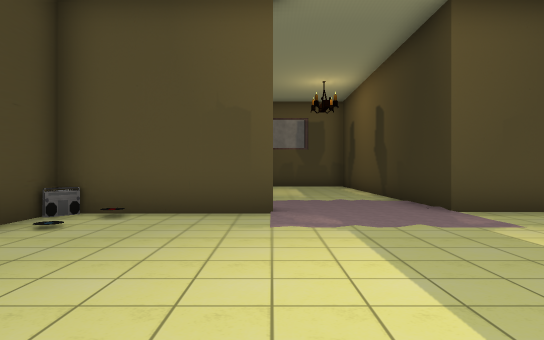
[1] (above)

18 first-person views from a walk through a 3-D level made in the Unity game engine. The camera is 1.4 m above the floor, looks level and sees 70° across. The floor is counted in squares, 2 m on a side. Each view is taken from the middle of a square. On the plan, view 1 faces up. The plan holds only what a view shows up to about 11 squares ahead; the rest is blank. The player character is not drawn. Some surface patterns are stand-ins.

[2]
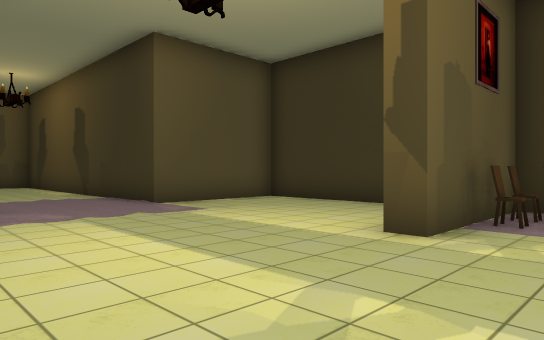

[3]
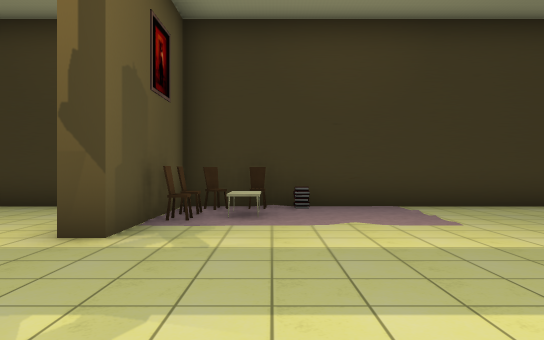

[4]
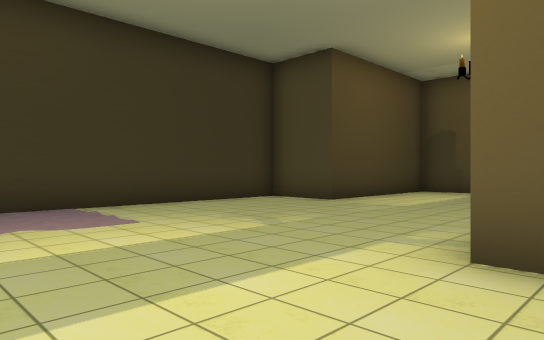

[5]
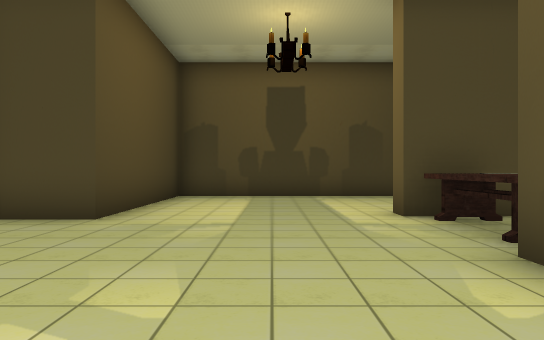

[6]
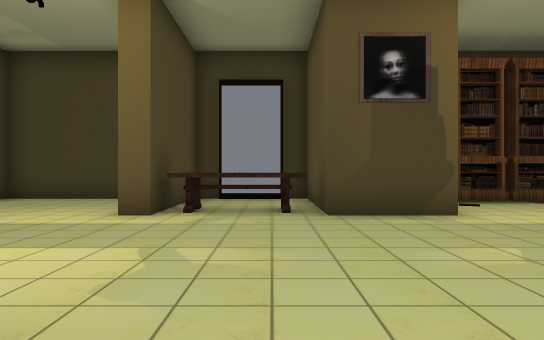

[7]
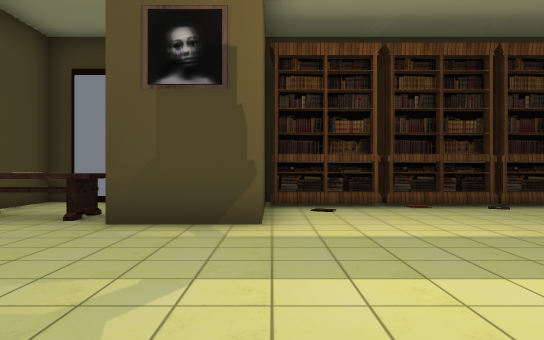

[8]
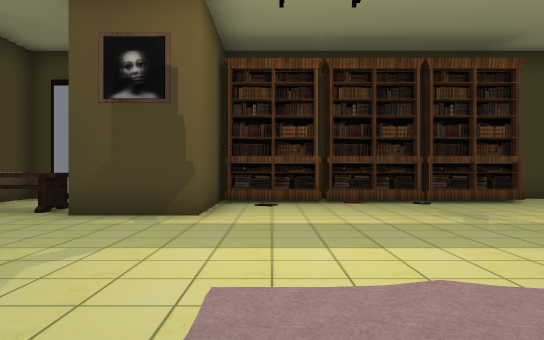

[9]
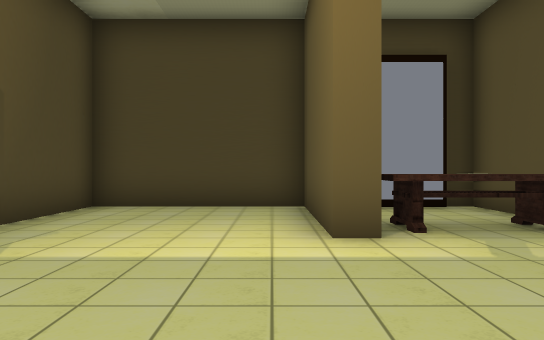

[10]
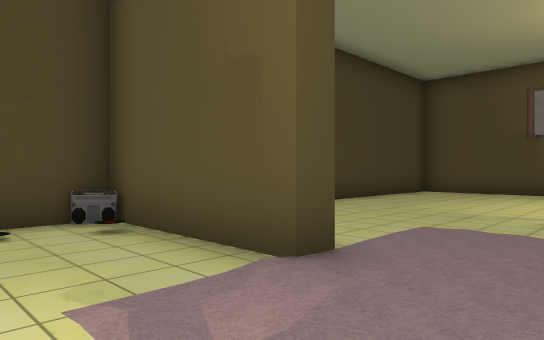

[11]
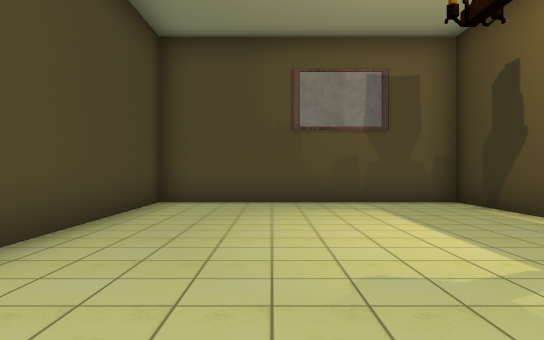

[12]
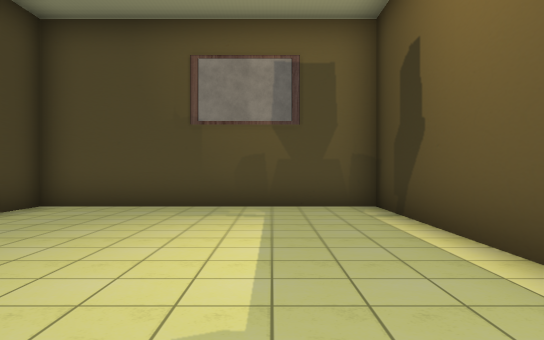

[13]
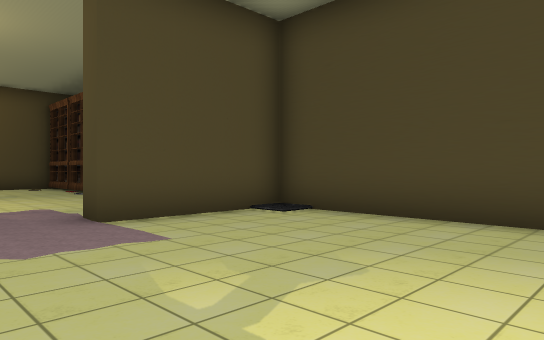

[14]
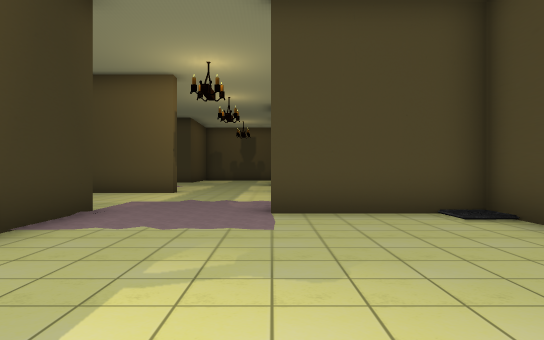

[15]
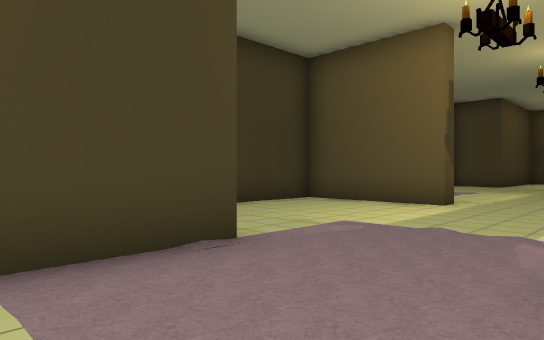

[16]
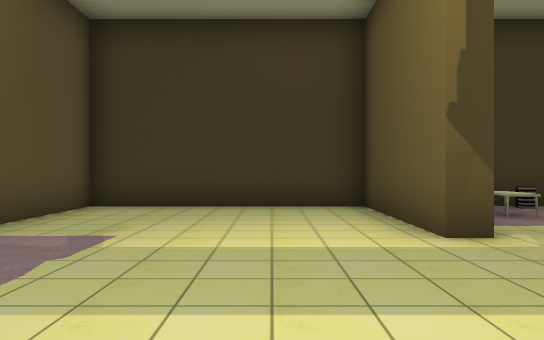

[17]
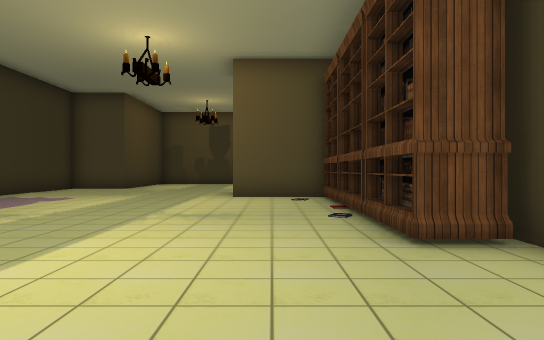

[18]
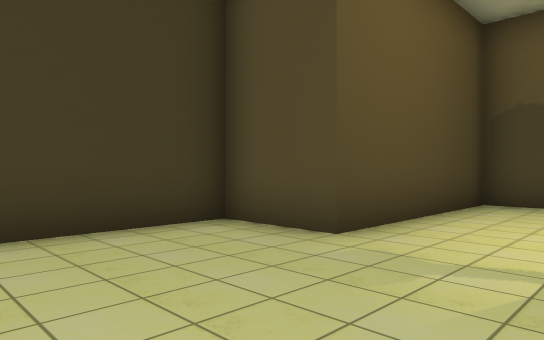

### Floor plan
Ten units are one square. View 1 is at (0, 0); x grows to the right and y downward. Boxes are objects, and circles mark ways between rooms. Rooms are numbered by the first view taken in them; rooms with no view inside come last. Other rooms are left out.
<svg viewBox="-40 -170 110 309">
<path fill="none" stroke="#000" d="M-35 41 0 41 0 61 -34 61 -34 68M-34 82 -34 89 0 89 0 94 -34 94 -34 134 45 134 45 85 64 85 64 -7 30 -7 30 -12 64 -12 64 -65 30 -65M0 -68 0 -63 -34 -63 -34 -19M30 -65 30 -165 -34 -165 -34 -68 0 -68"/>
<rect x="-35" y="65" width="10" height="20" fill="#bbb"><title>mirror</title></rect>
<rect x="-35" y="15" width="10" height="20" fill="#bbb"><title>bookshelf</title></rect>
<rect x="-35" y="-5" width="10" height="20" fill="#bbb"><title>bookshelf</title></rect>
<rect x="-35" y="-25" width="10" height="20" fill="#bbb"><title>bookshelf</title></rect>
<rect x="-35" y="-65" width="10" height="10" fill="#bbb"><title>speaker</title></rect>
<rect x="-15" y="65" width="10" height="20" fill="#bbb"><title>other object</title></rect>
<rect x="-5" y="-85" width="40" height="40" fill="#bbb"><title>rug</title></rect>
<rect x="35" y="-5" width="10" height="10" fill="#bbb"><title>chair</title></rect>
<rect x="45" y="5" width="10" height="10" fill="#bbb"><title>chair</title></rect>
<rect x="45" y="-5" width="10" height="10" fill="#bbb"><title>table</title></rect>
<rect x="55" y="15" width="10" height="10" fill="#bbb"><title>other object</title></rect>
<rect x="55" y="5" width="10" height="10" fill="#bbb"><title>other object</title></rect>
<rect x="55" y="-5" width="10" height="10" fill="#bbb"><title>chair</title></rect>
<circle cx="15" cy="-70" r="3" fill="#2a7"/>
<text x="10" y="30">1</text>
<text x="0" y="-120">2</text>
</svg>
Room 1 opens to room 2.

Where each view was taken, in squares from view 1:
view 1: 0 up, 0 right, facing up
view 2: 1 down, 1 left, facing up-right
view 3: 1 down, 1 left, facing right
view 4: 1 down, 1 left, facing down-right
view 5: 3 down, 2 right, facing down
view 6: 7 down, 6 right, facing left
view 7: 4 down, 5 right, facing left
view 8: 3 down, 6 right, facing left
view 9: 10 down, 4 right, facing left
view 10: 4 up, 2 right, facing up-left
view 11: 8 up, 1 left, facing up
view 12: 9 up, 1 right, facing up
view 13: 12 up, 2 right, facing down-left
view 14: 13 up, 0 right, facing down
view 15: 9 up, 0 right, facing down-right
view 16: 3 up, 1 left, facing right
view 17: 6 up, 1 left, facing down
view 18: 5 down, 2 right, facing down-right
